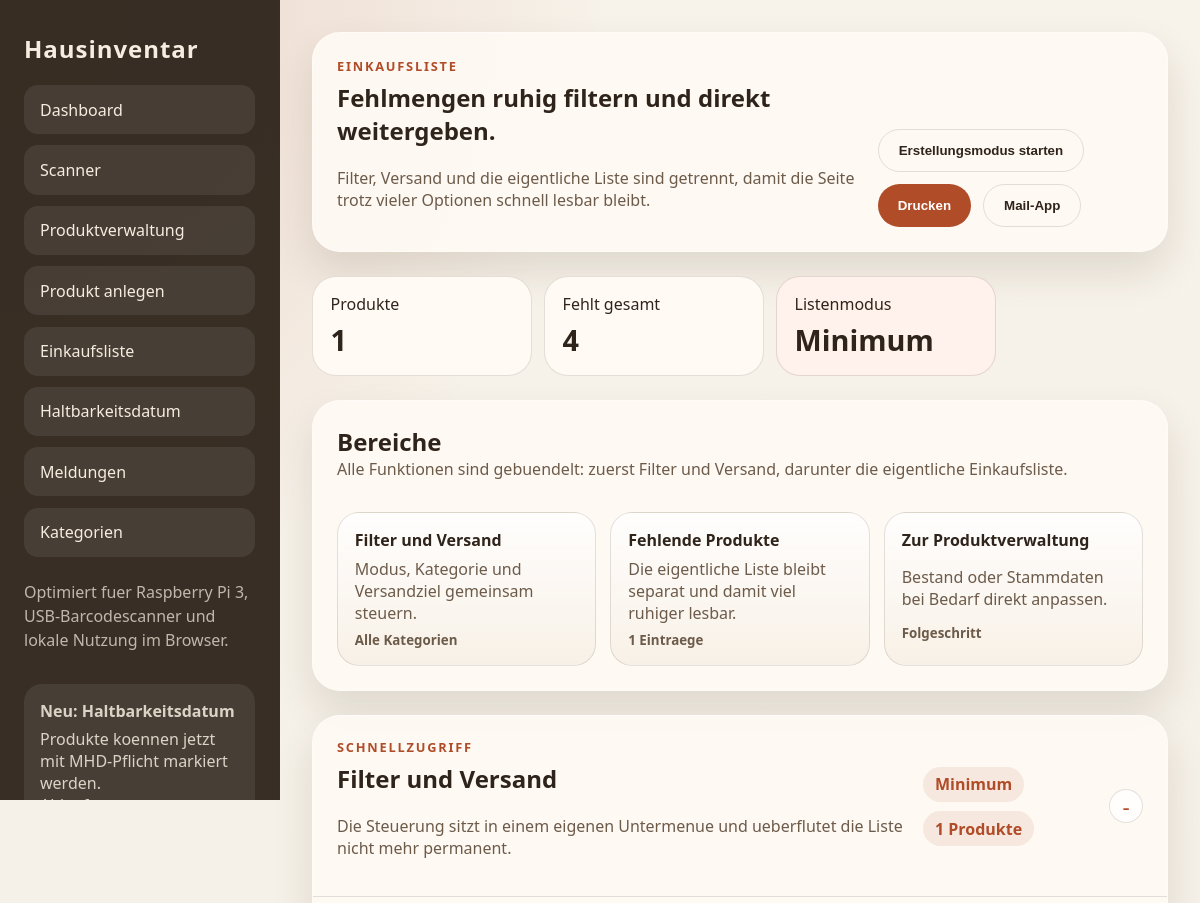
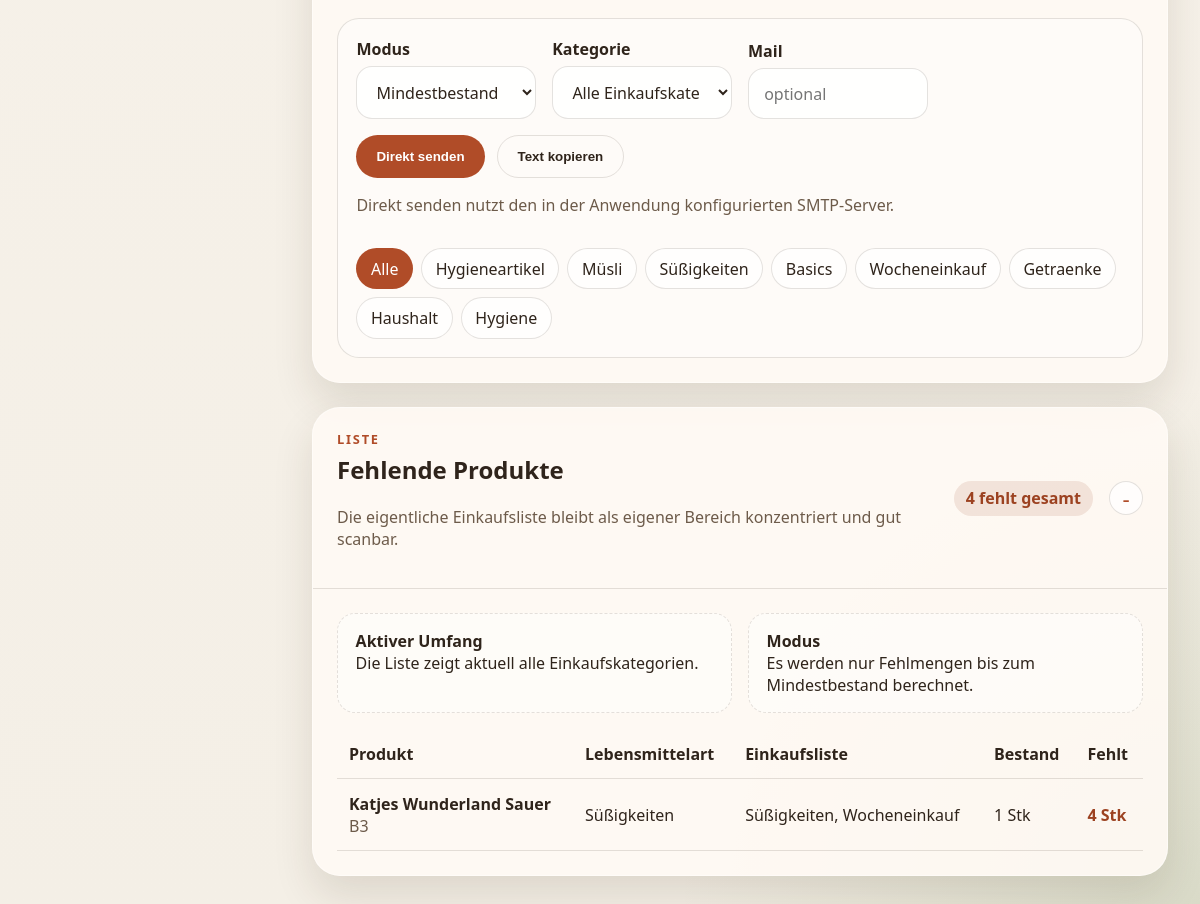
/shopping-list, run on the app's committed database (2 pictures, top to bottom).
### tables this page shows
CREATE TABLE shopping_categories (
            id INTEGER PRIMARY KEY AUTOINCREMENT,
            name TEXT NOT NULL UNIQUE,
            sort_order INTEGER NOT NULL DEFAULT 0,
            created_at TEXT NOT NULL DEFAULT CURRENT_TIMESTAMP
        );

CREATE TABLE products (
            id INTEGER PRIMARY KEY AUTOINCREMENT,
            name TEXT NOT NULL,
            barcode TEXT UNIQUE,
            sku TEXT,
            category TEXT,
            storage_location TEXT,
            unit TEXT NOT NULL DEFAULT 'Stk',
            target_quantity INTEGER NOT NULL DEFAULT 0,
            current_quantity INTEGER NOT NULL DEFAULT 0,
            min_quantity INTEGER NOT NULL DEFAULT 0,
            notes TEXT,
            extra_attributes TEXT NOT NULL DEFAULT '{}',
            created_at TEXT NOT NULL DEFAULT CURRENT_TIMESTAMP,
            updated_at TEXT NOT NULL DEFAULT CURRENT_TIMESTAMP
        , product_category_id INTEGER REFERENCES product_categories (id), requires_expiry_date INTEGER NOT NULL DEFAULT 0);

CREATE TABLE product_categories (
            id INTEGER PRIMARY KEY AUTOINCREMENT,
            name TEXT NOT NULL UNIQUE,
            created_at TEXT NOT NULL DEFAULT CURRENT_TIMESTAMP
        );

### inventory_app/__init__.py (the view)
    @app.route("/shopping-list")
    def shopping_list():
        list_mode = request.args.get("mode", "min").strip()
        category = request.args.get("category", "").strip()
        email_recipient = request.args.get("email", "").strip()
        shopping_data = get_shopping_list_data(
            list_mode=list_mode,
            category=category,
            email_recipient=email_recipient,
        )
        return render_template("shopping_list_page.html", **shopping_data)

### inventory_app/__init__.py (called while the page is built)
def _is_mobile_request() -> bool:
    user_agent = str(request.headers.get("User-Agent", "")).lower()
    if not user_agent:
        return False
    return any(token in user_agent for token in MOBILE_UA_HINTS)

### inventory_app/database.py (called while the page is built)
def get_db() -> sqlite3.Connection:
    if "db" not in g:
        g.db = sqlite3.connect(current_app.config["DATABASE"])
        g.db.row_factory = sqlite3.Row
    return g.db

### inventory_app/inventory_logic.py (called while the page is built)
def get_shopping_category_suggestions() -> list[str]:
    rows = get_db().execute(
        "SELECT name FROM shopping_categories ORDER BY sort_order ASC, name COLLATE NOCASE"
    ).fetchall()
    return [row["name"] for row in rows]

def _build_shopping_mail_subject(mode: str, category: str) -> str:
    mode_label = "Mindestbestand" if mode == "min" else "Vollbestand"
    if category:
        return f"Einkaufsliste {mode_label} - {category}"
    return f"Einkaufsliste {mode_label}"

def _build_expiry_summary(products: list[dict]) -> dict:
    items = [product for product in products if product.get("requires_expiry_date")]
    counts = {
        "good": 0,
        "expiring_soon": 0,
        "expired": 0,
        "missing": 0,
    }
    for item in items:
        status = item.get("expiry_status") or "good"
        counts[status] = counts.get(status, 0) + 1
    items.sort(
        key=lambda item: (
            _expiry_status_sort_key(item.get("expiry_status", "good")),
            item.get("next_expiry_date") or "9999-12-31",
            item.get("name", "").casefold(),
        )
    )
    return {"items": items, "counts": counts}

def _expiry_status_sort_key(status: str) -> int:
    order = {"expired": 0, "expiring_soon": 1, "missing": 2, "good": 3}
    return order.get(status, 4)

def _get_product_category_name(product_category_id: int | None) -> str:
    if not product_category_id:
        return ""
    row = get_db().execute("SELECT name FROM product_categories WHERE id = ?", (product_category_id,)).fetchone()
    return row["name"] if row else ""

def _format_expiry_date(raw_value: str | None) -> str:
    if not raw_value:
        return ""
    try:
        parsed = date.fromisoformat(raw_value)
    except ValueError:
        return raw_value
    return parsed.strftime("%d.%m.%Y")

def _days_until_expiry(raw_value: str | None) -> int | None:
    if not raw_value:
        return None
    try:
        parsed = date.fromisoformat(raw_value)
    except ValueError:
        return None
    return (parsed - date.today()).days

### inventory_app/templates/shopping_list_page.html (shortened to what this page needs)
{% extends "layout.html" %}
{% block content %}
<section class="hero no-print">
    <div>
        <p class="eyebrow">Einkaufsliste</p>
        <h1>Fehlmengen ruhig filtern und direkt weitergeben.</h1>
        <p class="lead">Filter, Versand und die eigentliche Liste sind getrennt, damit die Seite trotz vieler Optionen
            schnell lesbar bleibt.</p>
    </div>
    <div class="detail-actions">
        <button type="button" class="secondary" id="shopping-builder-open">Erstellungsmodus starten</button>
        <button type="button" onclick="window.print()">Drucken</button>
        <button type="button" class="secondary" id="shopping-mail-button">Mail-App</button>
    </div>
</section>
<section class="stats-grid compact shopping-stats">
    <article class="stat-card">
        <span>Produkte</span>
        <strong>{{ item_count }}</strong>
    </article>
    <article class="stat-card">
        <span>Fehlt gesamt</span>
        <strong>{{ total_missing_units }}</strong>
    </article>
    <article class="stat-card warning">
        <span>Listenmodus</span>
        <strong>{{ 'Minimum' if list_mode == 'min' else 'Voll' }}</strong>
    </article>
</section>
<section class="panel category-overview-panel no-print">
    <div class="section-head compact-head">
        <div>
            <h2>Bereiche</h2>
            <p class="subtle">Alle Funktionen sind gebuendelt: zuerst Filter und Versand, darunter die eigentliche
                Einkaufsliste.</p>
        </div>
    </div>
    <div class="category-hub-grid">
        <a class="hub-card" href="#shopping-filters">
            <strong>Filter und Versand</strong>
            <span>Modus, Kategorie und Versandziel gemeinsam steuern.</span>
            <small>{% if selected_category %}{{ selected_category }}{% else %}Alle Kategorien{% endif %}</small>
        </a>
        <a class="hub-card" href="#shopping-items">
            <strong>Fehlende Produkte</strong>
            <span>Die eigentliche Liste bleibt separat und damit viel ruhiger lesbar.</span>
            <small>{{ item_count }} Eintraege</small>
        </a>
        <a class="hub-card" href="{{ url_for('products_page') }}">
            <strong>Zur Produktverwaltung</strong>
            <span>Bestand oder Stammdaten bei Bedarf direkt anpassen.</span>
            <small>Folgeschritt</small>
        </a>
    </div>
</section>
<details class="panel category-accordion no-print" id="shopping-filters" open>
    <summary>
        <div>
            <p class="eyebrow">Schnellzugriff</p>
            <h2>Filter und Versand</h2>
            <p class="subtle">Die Steuerung sitzt in einem eigenen Untermenue und ueberflutet die Liste nicht mehr
                permanent.</p>
        </div>
        <div class="accordion-meta">
            <span class="status-pill">{{ 'Minimum' if list_mode == 'min' else 'Vollbestand' }}</span>
            <span class="status-pill">{{ item_count }} Produkte</span>
        </div>
    </summary>
    <div class="category-accordion-body">
        <div class="category-subpanel">
            <form class="search-form shopping-filter-form" id="shopping-filter-form" method="get">
                <div>
                    <label for="mode">Modus</label>
                    <select id="mode" name="mode" onchange="this.form.requestSubmit()">
                        <option value="min" {% if list_mode=='min' %}selected{% endif %}>Mindestbestand</option>
                    </select>
                </div>
                <div>
                    <label for="category">Kategorie</label>
                    <select id="category" name="category" onchange="this.form.requestSubmit()">
                        <option value="">Alle Einkaufskategorien</option>
                    </select>
                </div>
                <div>
                    <label for="email">Mail</label>
                    <input id="email" name="email" type="email" placeholder="optional" value="{{ email_recipient }}">
                </div>
            </form>
            <div class="form-actions">
                <button type="submit" form="shopping-filter-form" formaction="{{ url_for('send_shopping_list') }}"
                    formmethod="post">Direkt senden</button>
                <button type="button" class="button-link secondary" id="shopping-copy-button">Text kopieren</button>
            </div>
            <p class="subtle">Direkt senden nutzt den in der Anwendung konfigurierten SMTP-Server.</p>
            <div class="chip-row compact-chips">
                <a class="filter-chip {% if not selected_category %}active{% endif %}"
                    href="{{ url_for('shopping_list', mode=list_mode, email=email_recipient) }}">Alle</a>
                {% for category_option in category_suggestions %}
                <a class="filter-chip {% if selected_category == category_option %}active{% endif %}"
                    href="{{ url_for('shopping_list', mode=list_mode, category=category_option, email=email_recipient) }}">{{
                    category_option }}</a>
                {% endfor %}
            </div>
        </div>
    </div>
</details>
<details class="panel category-accordion shopping-list-card" id="shopping-items" open>
    <summary>
        <div>
            <p class="eyebrow">Liste</p>
            <h2>Fehlende Produkte</h2>
            <p class="subtle">Die eigentliche Einkaufsliste bleibt als eigener Bereich konzentriert und gut scanbar.</p>
        </div>
        <div class="accordion-meta">
            <span class="status-pill warning-pill">{{ total_missing_units }} fehlt gesamt</span>
        </div>
    </summary>
    <div class="category-accordion-body">
        <div class="filter-summary-row no-print">
            <div class="category-summary">
                <strong>Aktiver Umfang</strong>
                <p>{% if selected_category %}Die Liste zeigt nur Produkte aus {{ selected_category }}.{% else %}Die
                    Liste zeigt aktuell alle Einkaufskategorien.{% endif %}</p>
            </div>
            <div class="category-summary">
                <strong>Modus</strong>
                <p>{% if list_mode == 'min' %}Es werden nur Fehlmengen bis zum Mindestbestand berechnet.{% else %}Es
                    werden Fehlmengen bis zum Soll-Bestand berechnet.{% endif %}</p>
            </div>
        </div>
        <div class="table-wrap">
            <table>
                <thead>
                    <tr>
                        <th>Produkt</th>
                        <th>Lebensmittelart</th>
                        <th>Einkaufsliste</th>
                        <th>Bestand</th>
                        <th>Fehlt</th>
                    </tr>
                </thead>
                <tbody>
                    {% for item in items %}
                    <tr>
                        <td>
                            <strong>{{ item.name }}</strong>
                            <div class="subtle">{{ item.storage_location or 'Kein Lagerort' }}</div>
                        </td>
                        <td>{{ item.product_category or 'Ohne Lebensmittelart' }}</td>
                        <td>{{ item.shopping_category_label or '-' }}</td>
                        <td>{{ item.current_quantity }} {{ item.unit }}</td>
                        <td class="text-warning">{{ item.shopping_quantity }} {{ item.unit }}</td>
                    </tr>
                    {% else %}
                    <tr>
                        <td colspan="5" class="empty-state">Keine fehlenden Produkte in diesem Filter.</td>
                    </tr>
                    {% endfor %}
                </tbody>
            </table>
        </div>
    </div>
</details>
{% endblock %}

### data on the page
shopping_categories: name "Hygieneartikel"
shopping_categories: name "Müsli"
shopping_categories: name "Süßigkeiten"
shopping_categories: name "Basics"
shopping_categories: name "Wocheneinkauf"
shopping_categories: name "Getraenke"
shopping_categories: name "Haushalt"
shopping_categories: name "Hygiene"
products: name "Katjes Wunderland Sauer", storage_location "B3", unit "Stk", unit "Stk"
product_categories: name "Süßigkeiten"

### other printed values
{{ item_count }} "1"
{{ total_missing_units }} "4"
{{ 'Minimum' if list_mode == 'min' else 'Voll' }} "Minimum"
{{ 'Minimum' if list_mode == 'min' else 'Vollbestand' }} "Minimum"
{{ item.shopping_category_label or '-' }} "Süßigkeiten, Wocheneinkauf"
{{ item.current_quantity }} "1"
{{ item.shopping_quantity }} "4"
